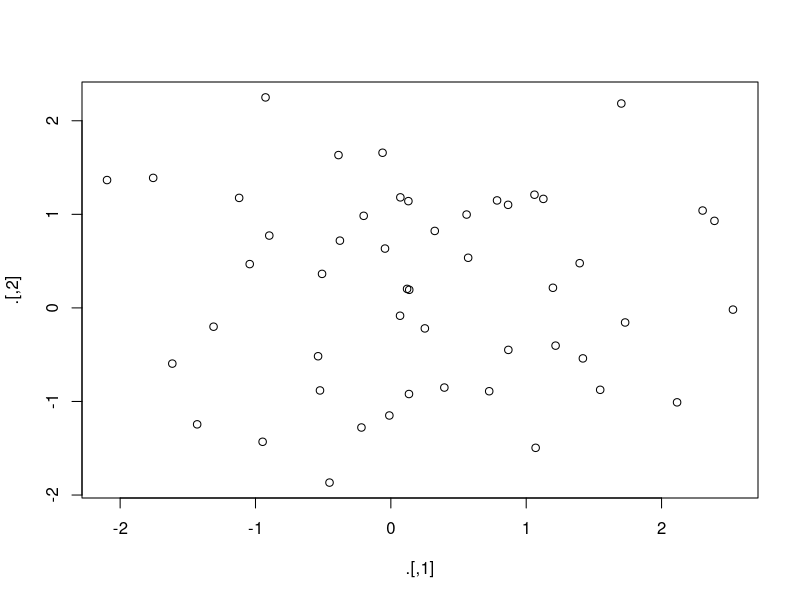
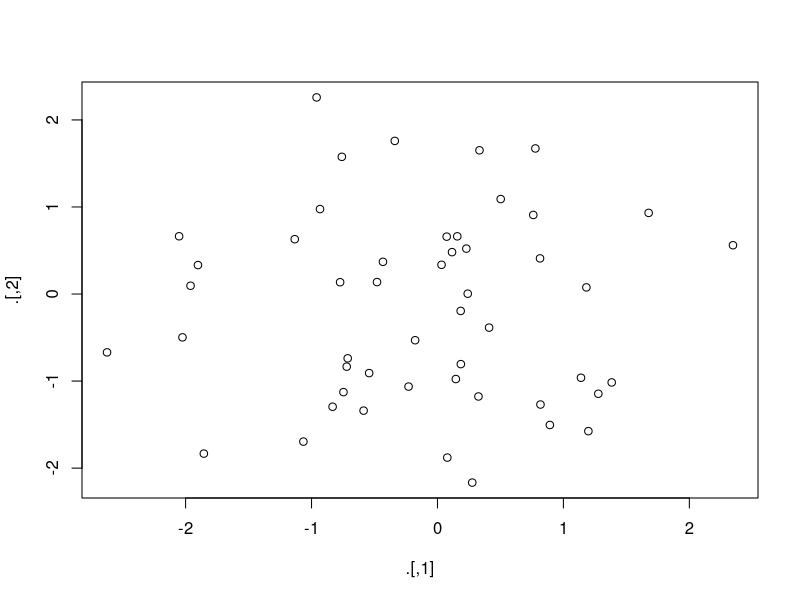

Write the R code that produced these figures, in order.
## ---- chunk 1
library(magrittr) # the pipe %>% operation comes from the magrittr package.
## ---- chunk 2
# pryr::object_size() gives the memory occupied by all of its arguments. The built-in object.size() only takes a single object so it can't compute how data is shared across multiple objects.

# the pipe won't work for two classes of funtions: 
# 1. functions that use the current environment.
assign("x", 10)
x
"x" %>% assign(100)
x

# be explicit about the environment
env <- environment()
"x" %>% assign(100, envir = env)
x
# functions assign(), get(), load() all have this problem

# 2. functions that use lazy evaluation. functions that have this problem include tryCatch(), try(), supressMessages(), suppressWarnings()

# when not to use the pipes: 1. when your pipes are longer than 10 steps. break it down to intermediate steps. 2. you have multiple inputs or outputs
## ---- chunk 3
# When working with more complex pipes, it’s sometimes useful to call a function for its side-effects. Maybe you want to print out the current object, or plot it, or save it to disk. Many times, such functions don’t return anything, effectively terminating the pipe. To work around this problem, you can use the “tee” pipe. %T>%
rnorm(100) %>% 
  matrix(ncol = 2) %>% 
  plot() %>% 
  str()

rnorm(100) %>% 
  matrix(ncol = 2) %T>% 
  plot() %>%
  str()

# If you’re working with functions that don’t have a data frame based API
mtcars %$%
  cor(disp,mpg)

# For assignment magrittr provides the %<>% operator which allows you to replace code like:
mtcars <- mtcars %>% 
  transform(cyl = cyl * 2)

mtcars %<>% transform(cyl = cyl * 2) 
